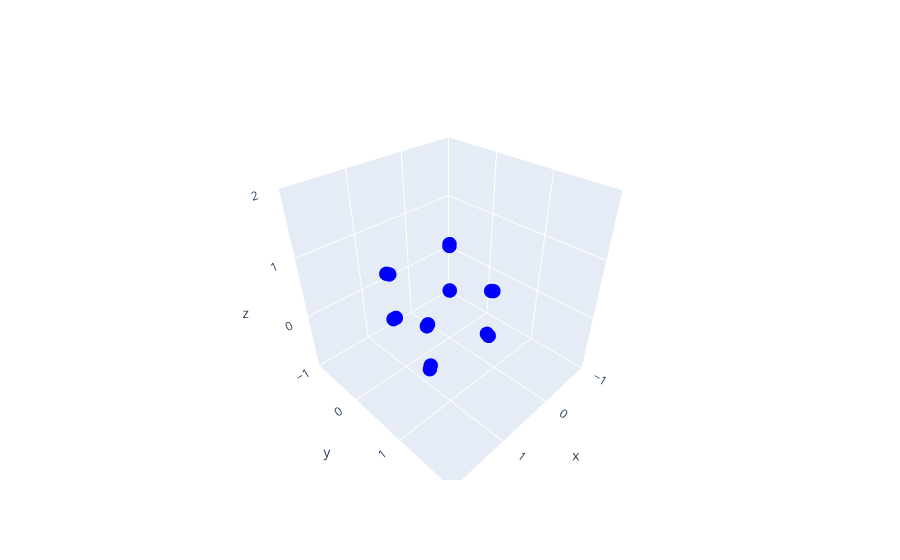
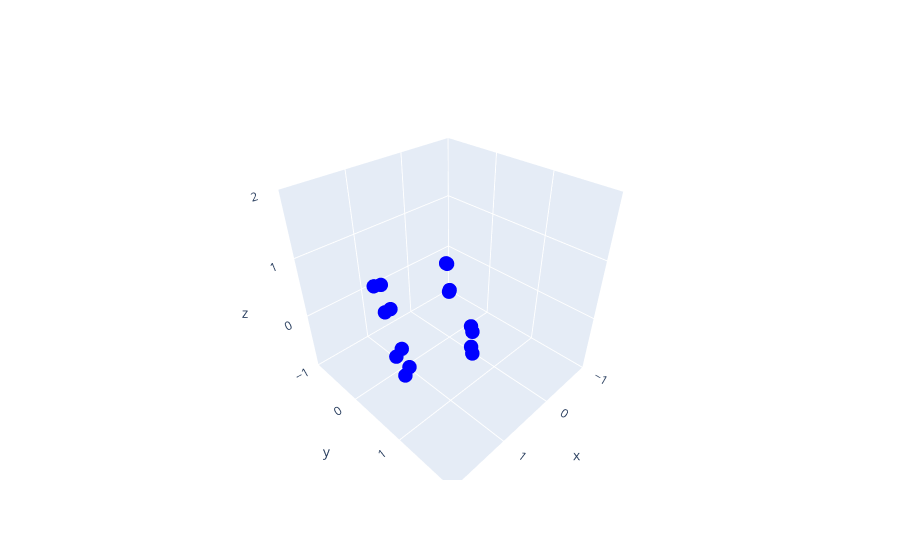
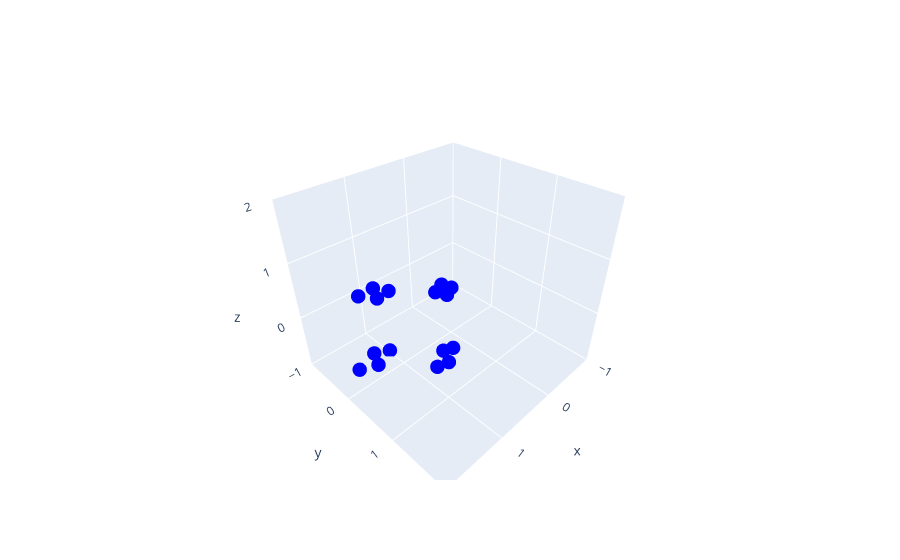
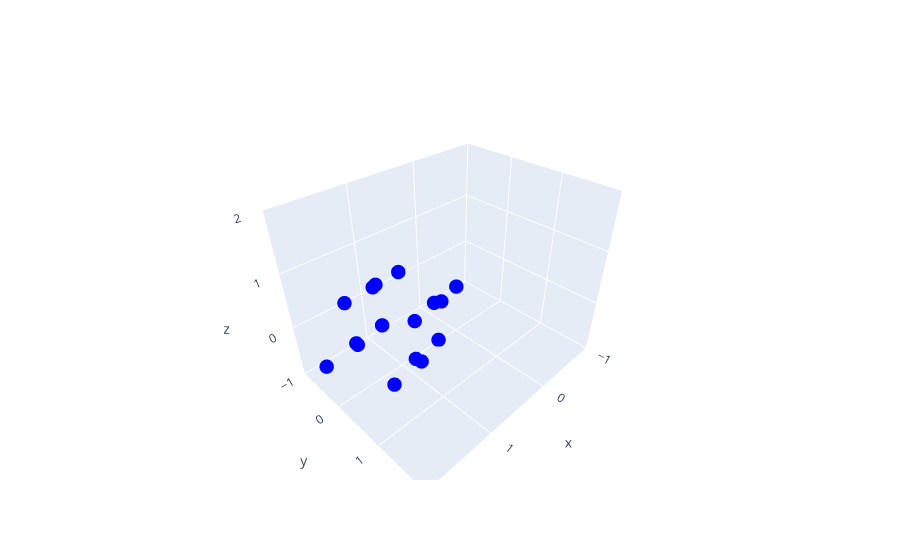

Notebook code cell kept with these figures, in order:
### Code cell
for i in range(9):
    c = ( i+1 ) * 10
    xy = rotate_4d_point(fourDvertices, c, "xy")
    xz = rotate_4d_point(xy, c, "xz")
    xw = rotate_4d_point(xz, c, "xw")
    yz = rotate_4d_point(xw, c, "yz")
    yw = rotate_4d_point(yz, c, "yw")
    zw = rotate_4d_point(yw, c, "zw")
    vertices = fourDto3D(zw)
    plot(vertices)

### Figure 1 — Plotly figure (JSON) as saved in the notebook; plotly's stock layout.template omitted (floating-point values rounded to 4 significant figures)
{"data": [{"marker": {"color": "blue", "size": 5}, "mode": "markers", "type": "scatter3d", "x": [0, 0.1736, 0.171, 0.3447, 0.1684, 0.3421, 0.3394, 0.5131, 0.9551, 1.129, 1.126, 1.3, 1.124, 1.297, 1.295, 1.468], "y": [0, 0.171, 0.1632, 0.3342, 0.9448, 1.116, 1.108, 1.279, -0.2269, -0.05589, -0.06373, 0.1073, 0.7179, 0.8889, 0.8811, 1.052], "z": [0, 0.1684, 0.9448, 1.113, -0.2318, -0.06341, 0.713, 0.8814, -0.1589, 0.009506, 0.7859, 0.9543, -0.3907, -0.2223, 0.5541, 0.7225]}, {"color": "cyan", "i": [], "j": [], "k": [], "opacity": 0.5, "type": "mesh3d", "x": [], "y": [], "z": []}], "layout": {"scene": {"xaxis": {"nticks": 4, "range": [-1, 2]}, "yaxis": {"nticks": 4, "range": [-1, 2]}, "zaxis": {"nticks": 4, "range": [-1, 2]}}}}

### Figure 2 — Plotly figure (JSON) as saved in the notebook; plotly's stock layout.template omitted (floating-point values rounded to 4 significant figures)
{"data": [{"marker": {"color": "blue", "size": 5}, "mode": "markers", "type": "scatter3d", "x": [0, 0.342, 0.3214, 0.6634, 0.302, 0.644, 0.6234, 0.9654, 0.8298, 1.172, 1.151, 1.493, 1.132, 1.474, 1.453, 1.795], "y": [0, 0.3214, 0.262, 0.5834, 0.7546, 1.076, 1.017, 1.338, -0.5086, -0.1872, -0.2466, 0.0748, 0.246, 0.5674, 0.508, 0.8294], "z": [0, 0.302, 0.7546, 1.057, -0.5392, -0.2372, 0.2153, 0.5173, -0.2205, 0.08153, 0.5341, 0.8361, -0.7597, -0.4577, -0.005155, 0.2969]}, {"color": "cyan", "i": [], "j": [], "k": [], "opacity": 0.5, "type": "mesh3d", "x": [], "y": [], "z": []}], "layout": {"scene": {"xaxis": {"nticks": 4, "range": [-1, 2]}, "yaxis": {"nticks": 4, "range": [-1, 2]}, "zaxis": {"nticks": 4, "range": [-1, 2]}}}}

### Figure 3 — Plotly figure (JSON) as saved in the notebook; plotly's stock layout.template omitted (floating-point values rounded to 4 significant figures)
{"data": [{"marker": {"color": "blue", "size": 5}, "mode": "markers", "type": "scatter3d", "x": [0, 0.5, 0.433, 0.933, 0.375, 0.875, 0.808, 1.308, 0.6495, 1.15, 1.083, 1.583, 1.025, 1.525, 1.458, 1.958], "y": [0, 0.433, 0.25, 0.683, 0.433, 0.866, 0.683, 1.116, -0.75, -0.317, -0.5, -0.06699, -0.317, 0.116, -0.06699, 0.366], "z": [0, 0.375, 0.433, 0.808, -0.8125, -0.4375, -0.3795, -0.004487, -0.1083, 0.2667, 0.3248, 0.6998, -0.9208, -0.5458, -0.4877, -0.1127]}, {"color": "cyan", "i": [], "j": [], "k": [], "opacity": 0.5, "type": "mesh3d", "x": [], "y": [], "z": []}], "layout": {"scene": {"xaxis": {"nticks": 4, "range": [-1, 2]}, "yaxis": {"nticks": 4, "range": [-1, 2]}, "zaxis": {"nticks": 4, "range": [-1, 2]}}}}

### Figure 4 — Plotly figure (JSON) as saved in the notebook; plotly's stock layout.template omitted (floating-point values rounded to 4 significant figures)
{"data": [{"marker": {"color": "blue", "size": 5}, "mode": "markers", "type": "scatter3d", "x": [0, 0.6428, 0.4924, 1.135, 0.3772, 1.02, 0.8696, 1.512, 0.4495, 1.092, 0.9419, 1.585, 0.8267, 1.47, 1.319, 1.962], "y": [0, 0.4924, 0.1116, 0.604, 0.04263, 0.535, 0.1543, 0.6467, -0.8621, -0.3697, -0.7505, -0.2581, -0.8195, -0.3271, -0.7079, -0.2155], "z": [0, 0.3772, 0.04263, 0.4198, -0.9082, -0.531, -0.8656, -0.4884, 0.176, 0.5532, 0.2187, 0.5959, -0.7322, -0.355, -0.6896, -0.3124]}, {"color": "cyan", "i": [], "j": [], "k": [], "opacity": 0.5, "type": "mesh3d", "x": [], "y": [], "z": []}], "layout": {"scene": {"xaxis": {"nticks": 4, "range": [-1, 2]}, "yaxis": {"nticks": 4, "range": [-1, 2]}, "zaxis": {"nticks": 4, "range": [-1, 2]}}}}
